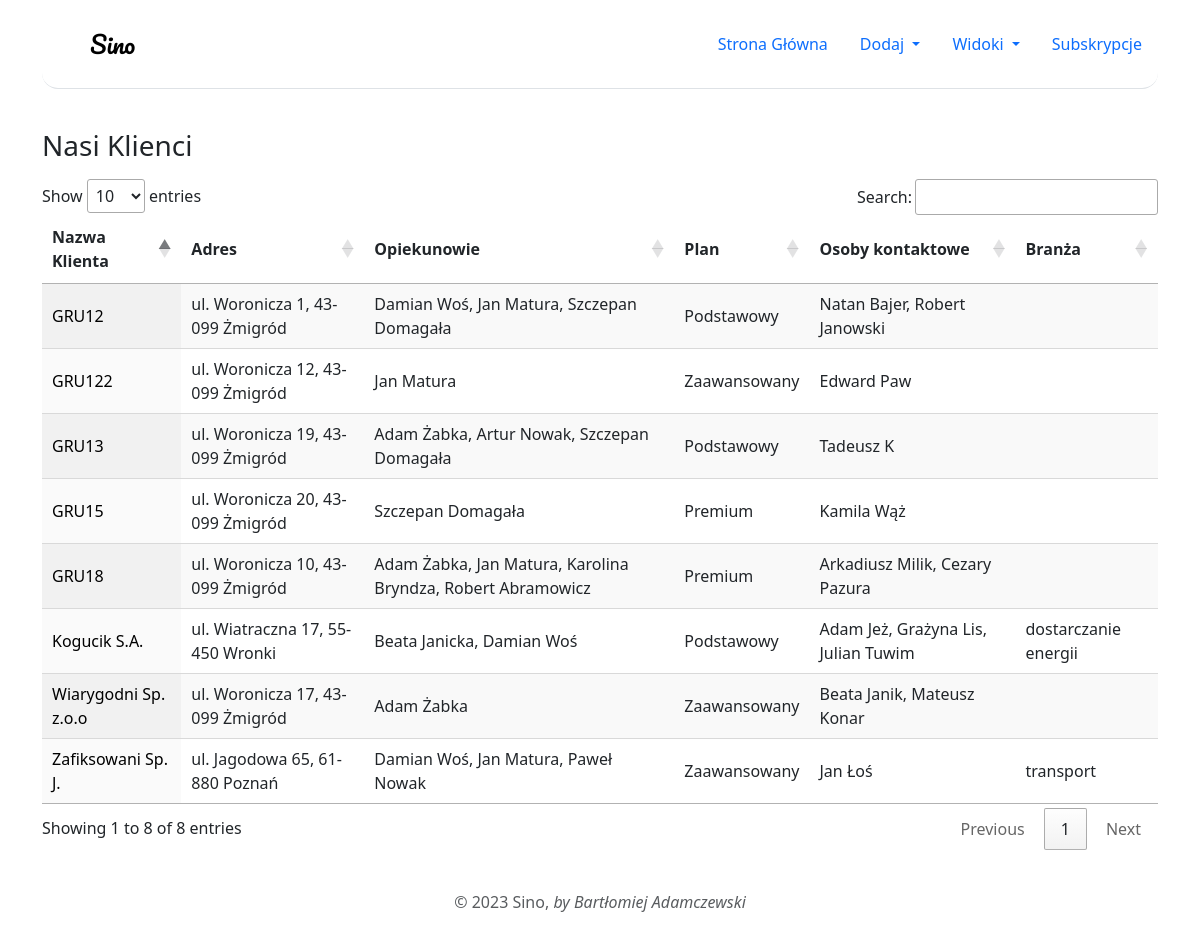
Screenshot of /company-oriented-view.php with the database file from the repository.
### tables this page shows
CREATE TABLE `companies` (
  `id` int(11) NOT NULL,
  `name` varchar(128) NOT NULL,
  `address` varchar(128) DEFAULT NULL,
  `sector` varchar(128) DEFAULT NULL,
  `plan` varchar(128) NOT NULL
);

### classes/Company.php (called while the page is built, shortened)
<?php
class Company
{
    public static function getWithSupervisorsAndContactPersons($conn){
        $sql = "SELECT companies.*,
                GROUP_CONCAT(DISTINCT employees.name SEPARATOR ', ') AS employees_info,
                GROUP_CONCAT(DISTINCT contact_persons.name SEPARATOR ', ') AS contact_person_info
                FROM companies
                JOIN com_empl
                ON companies.id = com_empl.company_id
                JOIN employees
                ON com_empl.employee_id = employees.id
                LEFT JOIN contact_persons
                ON companies.id = contact_persons.company_id
                GROUP BY companies.id;" ;
        $stmt = $conn->prepare($sql);
        $stmt->execute();
        return $stmt->fetchAll(PDO::FETCH_ASSOC);
    }
}

### company-oriented-view.php (the view, shortened to what this page needs)
<?php
$conn = require 'includes/db.php';
require 'includes/header.php';
?>
<?php $companiesData = Company::getWithSupervisorsAndContactPersons($conn); ?>
<div class="container table-responsive">
<?php if (empty($companiesData)): ?>
  Brak firm.
<?php else :?>
  <h3 class="my-3" >Nasi Klienci</h3>
<table class="display" id="company-oriented-table">
  <thead>
    <th>Nazwa Klienta</th>
    <th>Adres</th>
    <th>Opiekunowie</th>
    <th>Plan</th>
    <th>Osoby kontaktowe</th>
    <th>Branża</th>
  </thead>
  <tbody>
    <?php foreach ($companiesData as $companyData):?>
    <tr>
      <td>
      <a href="company-site.php?id=<?= $companyData['id']?>"
          style="text-decoration:none; color:black; "><?= htmlspecialchars($companyData['name']);?></a>
      </td>
      <td>
        <?= htmlspecialchars($companyData['address']);?>
      </td>
      <td>
        <?= htmlspecialchars($companyData['employees_info']);?>
      </td>
      <td>
        <?= htmlspecialchars($companyData['plan']);?>
      </td>
      <td>
        <?= htmlspecialchars($companyData['contact_person_info']);?>
      </td>
      <td>
        <?= htmlspecialchars($companyData['sector']);?>
      </td>
    </tr>
    <?php endforeach;?>
  </tbody>
</table>
<?php endif;?>
</div>
<?php require 'includes/footer.php' ?>

### includes/header.php (shortened to what this page needs)
<!DOCTYPE html>
<html lang="en">
<head>
  <link href="https://cdn.jsdelivr.net/npm/bootstrap@5.3.2/dist/css/bootstrap.min.css" rel="stylesheet"
>
  <link rel="stylesheet" href="https://cdn.jsdelivr.net/npm/bootstrap-icons@1.11.1/font/bootstrap-icons.css">
  <link rel="stylesheet" href="https://cdn.datatables.net/1.13.6/css/jquery.dataTables.css" />
  <link rel="stylesheet" href="css/styles.css">
</head>
<body>
  <div class="container">
    <header class="d-flex flex-wrap justify-content-center py-4 mb-4 border-bottom">
      <a href="/" class="d-flex align-items-center mb-3 mb-md-0 me-md-auto link-body-emphasis text-decoration-none">
        <svg class="bi me-2" width="40" height="32"></svg>
        <span href="index.php" class="fs-4 deco-text" ">Sino</span>
      </a>
      <button class="navbar-toggler collapsed" type="button" data-bs-toggle="collapse"
        data-bs-target="#navbarNavDropdown" aria-controls="navbarNavDropdown" aria-expanded="false"
        aria-label="Toggle navigation">
        <span class="navbar-toggler-icon"></span>
      </button>
      <ul class="nav nav-pills ">
        <li class="nav-item"><a href="/index.php" class="nav-link" aria-current="page" ">Strona Główna</a></li>
        <li class="nav-item dropdown">
          <a class="nav-link dropdown-toggle" href="#" role="button" data-bs-toggle="dropdown" aria-expanded="false" ">
            Dodaj
          </a>
        </li>
        <li class="nav-item dropdown">
          <a class="nav-link dropdown-toggle" href="#" role="button" data-bs-toggle="dropdown" aria-expanded="false" ">
            Widoki
          </a>
        </li>
        <li class="nav-item"><a href="/plans.php" class="nav-link" ">Subskrypcje</a></li>
      </ul>
    </header>
  </div>
  <main>

### includes/footer.php (shortened to what this page needs)
</main>
</body>
<div class="container">
    <footer class="py-3 my-4">
        <p class="text-center text-body-secondary">© 2023 Sino, <em>by Bartłomiej Adamczewski</em></p>
    </footer>
</div>
</html>

### css/styles.css (style rules this page uses)
main { display: flex; min-height: 600px; }
.container>* { border-radius: 1rem; }
.deco-text { font-family: 'Pacifico', cursive; }

### rows the page displays
companies: name "Kogucik S.A.", address "ul. Wiatraczna 17, 55-450 Wronki", employees_info "Beata Janicka, Damian Woś", plan "Podstawowy", contact_person_info "Adam Jeż, Grażyna Lis, Julian Tuwim", sector "dostarczanie energii"
companies: name "Wiarygodni Sp. z.o.o", address "ul. Woronicza 17, 43-099 Żmigród", employees_info "Adam Żabka", plan "Zaawansowany", contact_person_info "Beata Janik, Mateusz Konar"
companies: name "GRU12", address "ul. Woronicza 1, 43-099 Żmigród", employees_info "Damian Woś, Jan Matura, Szczepan Domagała", plan "Podstawowy", contact_person_info "Natan Bajer, Robert Janowski"
companies: name "GRU13", address "ul. Woronicza 19, 43-099 Żmigród", employees_info "Adam Żabka, Artur Nowak, Szczepan Domagała", plan "Podstawowy", contact_person_info "Tadeusz K"
companies: name "GRU15", address "ul. Woronicza 20, 43-099 Żmigród", employees_info "Szczepan Domagała", plan "Premium", contact_person_info "Kamila Wąż"
companies: name "GRU18", address "ul. Woronicza 10, 43-099 Żmigród", employees_info "Adam Żabka, Jan Matura, Karolina Bryndza, Robert Abramowicz", plan "Premium", contact_person_info "Arkadiusz Milik, Cezary Pazura"
companies: name "GRU122", address "ul. Woronicza 12, 43-099 Żmigród", employees_info "Jan Matura", plan "Zaawansowany", contact_person_info "Edward Paw"
companies: name "Zafiksowani Sp. J.", address "ul. Jagodowa 65, 61-880 Poznań", employees_info "Damian Woś, Jan Matura, Paweł Nowak", plan "Zaawansowany", contact_person_info "Jan Łoś", sector "transport"
